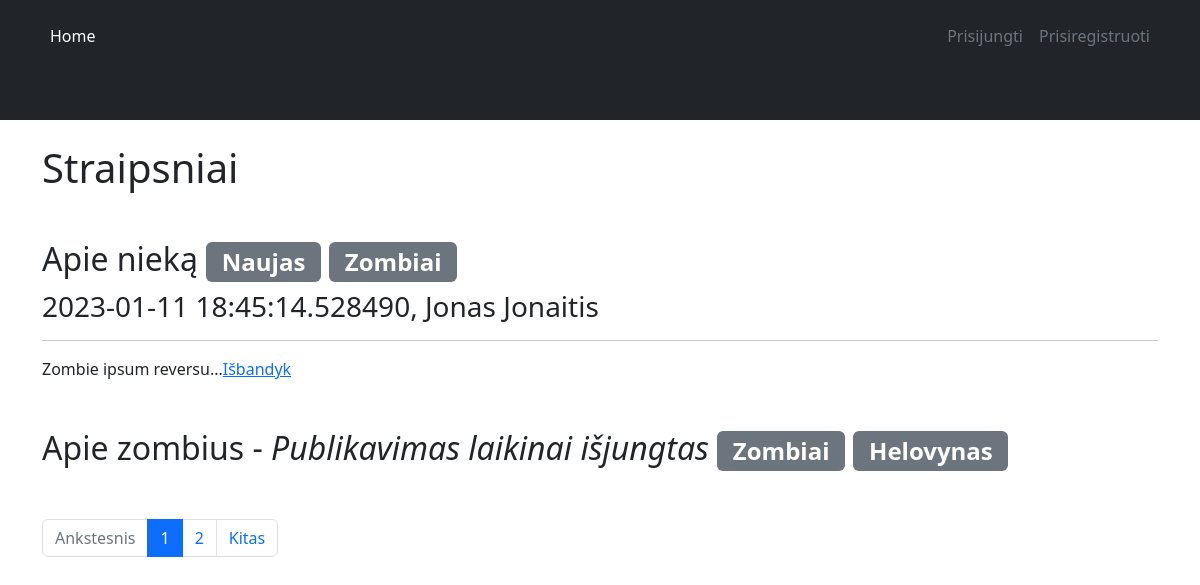
The page / on the database its author committed.
### app/models/Articles.py (models this page shows, shortened)
class Articles(db.Model):
    id = db.Column(db.Integer, primary_key=True)
    title = db.Column(db.String(255), nullable=False)
    text = db.Column(db.Text, nullable=False)
    status = db.Column(db.Enum(StatusType), nullable=False,
                       default=StatusType.IN_REVIEW)
    date = db.Column(db.DateTime, nullable=False, default=datetime.now())
    author_id = db.Column(db.Integer, db.ForeignKey('authors.id'))
    author = db.relationship('Authors')
    tags = db.relationship('Tags', secondary=articles_tags)

### app/models/Tags.py (models this page shows, shortened)
class Tags(db.Model):
    id = db.Column(db.Integer, primary_key=True)
    name = db.Column(db.String(100), nullable=False, unique=True)

### app/models/Authors.py (models this page shows, shortened)
class Authors(db.Model):
    id = db.Column(db.Integer, primary_key=True)
    first_name = db.Column(db.String(100), nullable=False)
    last_name = db.Column(db.String(100), nullable=False)

### app/views.py (the view)
@app.route('/')
def home():
    page = request.args.get('page', 1, type=int)
    articles = Articles.query.paginate(page=page, per_page=2)
    return render_template('index.html', articles=articles, StatusType=StatusType)

### app/templates/index.html (shortened to what this page needs)
{% extends 'base.html' %}
{% block main %}
  <h1 class="mb-5">Straipsniai</h1>
  {% for article in articles %}
    <div class="mb-5">
    {% if article.status.value == StatusType.PUBLISHED.value %}
      <h2>{{ article.title }}
        {% for tag in article.tags %}
          <span class="badge bg-secondary">{{ tag.name }}</span>
        {% endfor %}
      </h2>
      <h3>{{ article.date }}, {{ article.author.first_name }} {{ article.author.last_name }}</h3>
      <hr>
      <p>{{ article.text[:20] }}...<a href="{{ url_for('registration') }}">Išbandyk</a></p>
    {% else %}
      <h2>{{ article.title }} - <i>Publikavimas laikinai išjungtas</i>
        {% for tag in article.tags %}
          <span class="badge bg-secondary">{{ tag.name }}</span>
        {% endfor %}
      </h2>
    {% endif %}
    </div>
  {% endfor %}
    <nav aria-label="Page navigation example">
      <ul class="pagination">
          <li class="page-item {{ '' if articles.has_prev else 'disabled' }}">
              <a class="page-link" href="{{ url_for('home', page=articles.prev_num) }}">Ankstesnis</a>
            </li>
          {% for page_num in articles.iter_pages(left_edge=1, right_edge=1, left_current=1, right_current=2) %}
              {% if page_num %}
                    <li class="page-item {{ 'active' if articles.page == page_num else '' }}"><a class="page-link" href="{{ url_for('home', page=page_num) }}">{{ page_num }}</a></li>
              {% endif %}
          {% endfor %}
          <li class="page-item {{ '' if articles.has_next else 'disabled' }}">
              <a class="page-link" href="{{ url_for('home', page=articles.next_num) }}">Kitas</a>
            </li>
      </ul>
    </nav>
{% endblock %}

### app/templates/base.html (shortened to what this page needs)
<!DOCTYPE html>
<html lang="en">
<head>
  <link rel="stylesheet" href="https://cdnjs.cloudflare.com/ajax/libs/normalize/8.0.1/normalize.min.css"
 />
  <link href="https://cdn.jsdelivr.net/npm/bootstrap@5.2.3/dist/css/bootstrap.min.css" rel="stylesheet"
>
</head>
<body>
  <header class="p-3 bg-dark text-white">
    <div class="container">
      <div class="d-flex justify-content-between">
        <ul class="nav col-12 col-lg-auto mb-2 justify-content-center mb-md-0">
          <li><a href="{{ url_for('home') }}" class="nav-link px-2 text-white">Home</a></li>
        </ul>
        <ul class="nav col-12 col-lg-auto mb-2 justify-content-center mb-md-5">
          {% if current_user.is_authenticated %}
            <li><a href="{{ url_for('logout') }}" class="nav-link px-2 text-secondary">Atsijungti</a></li>
          {% else %}
            <li><a href="{{ url_for('login') }}" class="nav-link px-2 text-secondary">Prisijungti</a></li>
            <li><a href="{{ url_for('registration') }}" class="nav-link px-2 text-secondary">Prisiregistruoti</a></li>
          {% endif %}
        </ul>
      </div>
    </div>
  </header>
  <div class="container">
    <br>
  </div>
  <main class="container">
    {% block main %}{% endblock %}
  </main>
</body>
<html>

### rows shown on the page
Articles: title "Apie nieką", date "2023-01-11 18:45:14.528490", author.first_name "Jonas", author.last_name "Jonaitis", text "Zombie ipsum reversu"
Tags: name "Naujas"
Tags: name "Zombiai"
Articles: title "Apie zombius"
Tags: name "Helovynas"

### other values the page prints
{{ page_num }} "1" "2"
